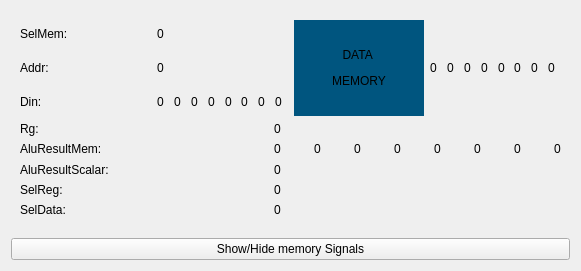
   <widget class="QWidget" name="horizontalLayoutWidget_23">
    <property name="geometry">
     <rect>
      <x>10</x>
      <y>350</y>
      <width>581</width>
      <height>271</height>
     </rect>
    </property>
    <layout class="QHBoxLayout" name="horizontalLayout_24">
     <item>
      <layout class="QVBoxLayout" name="verticalLayout_26">
       <property name="spacing">
        <number>12</number>
       </property>
       <item>
        <widget class="QWidget" name="widget_mem" native="true">
         <layout class="QVBoxLayout" name="Layout_Mem">
          <item>
           <layout class="QHBoxLayout" name="horizontalLayout_17">
            <item>
             <layout class="QVBoxLayout" name="verticalLayout_12">
              <item>
               <widget class="QLabel" name="label_31">
                <property name="text">
                 <string>SelMem:</string>
                </property>
               </widget>
              </item>
              <item>
               <widget class="QLabel" name="label_27">
                <property name="text">
                 <string>Addr:</string>
                </property>
               </widget>
              </item>
              <item>
               <widget class="QLabel" name="label_28">
                <property name="text">
                 <string>Din:</string>
                </property>
               </widget>
              </item>
             </layout>
            </item>
            <item>
             <layout class="QVBoxLayout" name="verticalLayout_13">
              <item>
               <widget class="QLabel" name="label_memSelMem">
                <property name="text">
                 <string>0</string>
                </property>
               </widget>
              </item>
              <item>
               <widget class="QLabel" name="label_memAddr">
                <property name="text">
                 <string>0</string>
                </property>
               </widget>
              </item>
              <item>
               <layout class="QHBoxLayout" name="horizontalLayout_21">
                <property name="spacing">
                 <number>4</number>
                </property>
                <item>
                 <widget class="QLabel" name="label_MemDin_0">
                  <property name="minimumSize">
                   <size>
                    <width>3</width>
                    <height>0</height>
                   </size>
                  </property>
                  <property name="sizeIncrement">
                   <size>
                    <width>3</width>
                    <height>0</height>
                   </size>
                  </property>
                  <property name="text">
                   <string>0</string>
                  </property>
                 </widget>
                </item>
                <item>
                 <widget class="QLabel" name="label_MemDin_1">
                  <property name="minimumSize">
                   <size>
                    <width>3</width>
                    <height>0</height>
                   </size>
                  </property>
                  <property name="text">
                   <string>0</string>
                  </property>
                 </widget>
                </item>
                <item>
                 <widget class="QLabel" name="label_MemDin_2">
                  <property name="minimumSize">
                   <size>
                    <width>3</width>
                    <height>0</height>
                   </size>
                  </property>
                  <property name="text">
                   <string>0</string>
                  </property>
                 </widget>
                </item>
                <item>
                 <widget class="QLabel" name="label_MemDin_3">
                  <property name="minimumSize">
                   <size>
                    <width>3</width>
                    <height>0</height>
                   </size>
                  </property>
                  <property name="sizeIncrement">
                   <size>
                    <width>3</width>
                    <height>0</height>
                   </size>
                  </property>
                  <property name="text">
                   <string>0</string>
                  </property>
                 </widget>
                </item>
                <item>
                 <widget class="QLabel" name="label_MemDin_4">
                  <property name="minimumSize">
                   <size>
                    <width>3</width>
                    <height>0</height>
                   </size>
                  </property>
                  <property name="text">
                   <string>0</string>
                  </property>
                 </widget>
                </item>
                <item>
                 <widget class="QLabel" name="label_MemDin_5">
                  <property name="minimumSize">
                   <size>
                    <width>0</width>
                    <height>3</height>
                   </size>
                  </property>
                  <property name="text">
                   <string>0</string>
                  </property>
                 </widget>
                </item>
                <item>
                 <widget class="QLabel" name="label_MemDin_6">
                  <property name="minimumSize">
                   <size>
                    <width>3</width>
                    <height>0</height>
                   </size>
                  </property>
                  <property name="text">
                   <string>0</string>
                  </property>
                 </widget>
                </item>
                <item>
                 <widget class="QLabel" name="label_MemDin_7">
                  <property name="minimumSize">
                   <size>
                    <width>3</width>
                    <height>0</height>
                   </size>
                  </property>
                  <property name="text">
                   <string>0</string>
                  </property>
                 </widget>
                </item>
               </layout>
              </item>
             </layout>
            </item>
            <item>
             <widget class="QLabel" name="label_26">
              <property name="autoFillBackground">
               <bool>false</bool>
              </property>
              <property name="styleSheet">
               <string notr="true">background-color: rgb(0, 85, 127);</string>
              </property>
              <property name="text">
               <string>&lt;html&gt;&lt;head/&gt;&lt;body&gt;&lt;p align=&quot;center&quot;&gt;DATA &lt;/p&gt;&lt;p align=&quot;center&quot;&gt;MEMORY&lt;/p&gt;&lt;/body&gt;&lt;/html&gt;</string>
              </property>
             </widget>
            </item>
            <item>
             <layout class="QHBoxLayout" name="horizontalLayout_18">
              <item>
               <layout class="QHBoxLayout" name="horizontalLayout_19">
                <property name="spacing">
                 <number>4</number>
                </property>
                <item>
                 <widget class="QLabel" name="label_MemDo_0">
                  <property name="text">
                   <string>0</string>
                  </property>
                 </widget>
                </item>
                <item>
                 <widget class="QLabel" name="label_MemDo_1">
                  <property name="text">
                   <string>0</string>
                  </property>
                 </widget>
                </item>
                <item>
                 <widget class="QLabel" name="label_MemDo_2">
                  <property name="text">
                   <string>0</string>
                  </property>
                 </widget>
                </item>
                <item>
                 <widget class="QLabel" name="label_MemDo_3">
                  <property name="text">
                   <string>0</string>
                  </property>
                 </widget>
                </item>
                <item>
                 <widget class="QLabel" name="label_MemDo_4">
                  <property name="text">
                   <string>0</string>
                  </property>
                 </widget>
                </item>
                <item>
                 <widget class="QLabel" name="label_MemDo_5">
                  <property name="text">
                   <string>0</string>
                  </property>
                 </widget>
                </item>
                <item>
                 <widget class="QLabel" name="label_MemDo_6">
                  <property name="text">
                   <string>0</string>
                  </property>
                 </widget>
                </item>
                <item>
                 <widget class="QLabel" name="label_MemDo_7">
                  <property name="text">
                   <string>0</string>
                  </property>
                 </widget>
                </item>
               </layout>
              </item>
             </layout>
            </item>
           </layout>
          </item>
          <item>
           <layout class="QHBoxLayout" name="horizontalLayout_20">
            <item>
             <layout class="QVBoxLayout" name="verticalLayout_14">
              <item>
               <widget class="QLabel" name="label_30">
                <property name="text">
                 <string>Rg:</string>
                </property>
               </widget>
              </item>
              <item>
               <widget class="QLabel" name="label_32">
                <property name="text">
                 <string>AluResultMem:</string>
                </property>
               </widget>
              </item>
              <item>
               <widget class="QLabel" name="label_33">
                <property name="text">
                 <string>AluResultScalar:</string>
                </property>
               </widget>
              </item>
              <item>
               <widget class="QLabel" name="label_34">
                <property name="text">
                 <string>SelReg:</string>
                </property>
               </widget>
              </item>
              <item>
               <widget class="QLabel" name="label_35">
                <property name="text">
                 <string>SelData:</string>
                </property>
               </widget>
              </item>
             </layout>
            </item>
            <item>
             <layout class="QVBoxLayout" name="verticalLayout_15">
              <item>
               <widget class="QLabel" name="label_memRg">
                <property name="text">
                 <string>0</string>
                </property>
               </widget>
              </item>
              <item>
               <layout class="QHBoxLayout" name="horizontalLayout_16">
                <property name="spacing">
                 <number>33</number>
                </property>
                <item>
                 <widget class="QLabel" name="LabelMemAluResult_0">
                  <property name="text">
                   <string>0</string>
                  </property>
                 </widget>
                </item>
                <item>
                 <widget class="QLabel" name="LabelMemAluResult_1">
                  <property name="text">
                   <string>0</string>
                  </property>
                 </widget>
                </item>
                <item>
                 <widget class="QLabel" name="LabelMemAluResult_2">
                  <property name="text">
                   <string>0</string>
                  </property>
                 </widget>
                </item>
                <item>
                 <widget class="QLabel" name="LabelMemAluResult_3">
                  <property name="text">
                   <string>0</string>
                  </property>
                 </widget>
                </item>
                <item>
                 <widget class="QLabel" name="LabelMemAluResult_4">
                  <property name="text">
                   <string>0</string>
                  </property>
                 </widget>
                </item>
                <item>
                 <widget class="QLabel" name="LabelMemAluResult_5">
                  <property name="text">
                   <string>0</string>
                  </property>
                 </widget>
                </item>
                <item>
                 <widget class="QLabel" name="LabelMemAluResult_6">
                  <property name="text">
                   <string>0</string>
                  </property>
                 </widget>
                </item>
                <item>
                 <widget class="QLabel" name="LabelMemAluResult_7">
                  <property name="text">
                   <string>0</string>
                  </property>
                 </widget>
                </item>
               </layout>
              </item>
              <item>
               <widget class="QLabel" name="label_AluResultScalar">
                <property name="text">
                 <string>0</string>
                </property>
               </widget>
              </item>
              <item>
               <widget class="QLabel" name="label_memSelReg">
                <property name="text">
                 <string>0</string>
                </property>
               </widget>
              </item>
              <item>
               <widget class="QLabel" name="label_memSelData">
                <property name="text">
                 <string>0</string>
                </property>
               </widget>
              </item>
             </layout>
            </item>
           </layout>
          </item>
         </layout>
        </widget>
       </item>
       <item>
        <widget class="QPushButton" name="pushButton_Mem">
         <property name="text">
          <string>Show/Hide memory Signals</string>
         </property>
        </widget>
       </item>
      </layout>
     </item>
    </layout>
   </widget>
